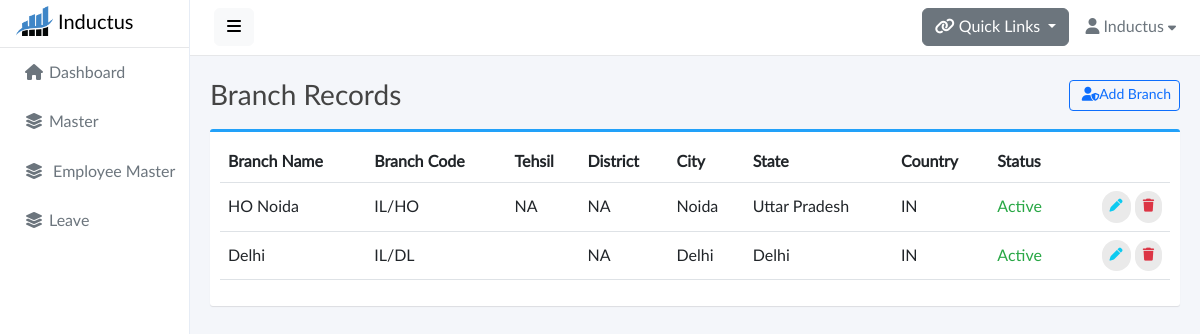
/job-master/branch-master/ (signed in), run on an earlier commit of the app's database.
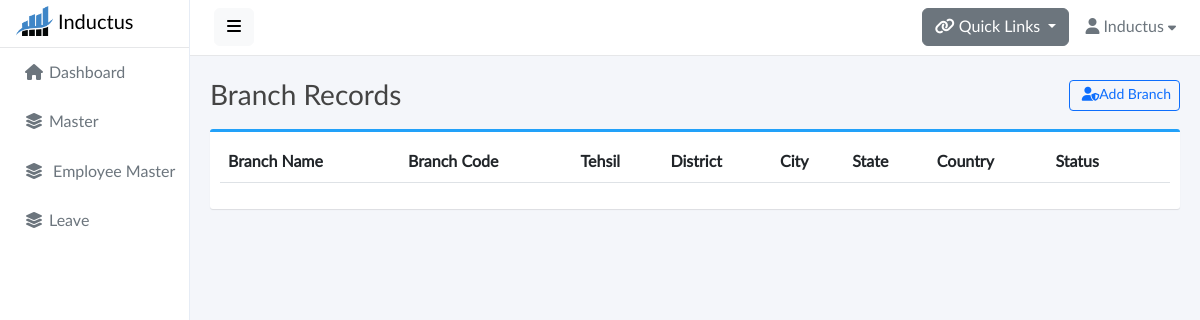
And on a later commit of the database.
### base/models.py (models this page shows, shortened)
class Branch(models.Model):
    id = models.CharField(default=generate_unique_id,primary_key=True,editable=False,max_length=25)
    branch_name = models.CharField(max_length=100,unique=True)
    branch_code = models.CharField(max_length=100,unique=True)
    address = models.CharField(max_length=200,blank=True,null=True)
    tehsil = models.CharField(max_length=100,blank=True,null=True)
    district = models.CharField(max_length=100,blank=True,null=True)
    city = models.CharField(max_length=50,blank=True,null=True)
    state = models.CharField(max_length=50,choices=STATE_CHOICES,blank=True,null=True)
    country = CountryField(blank_label="(select country)")
    status = models.BooleanField()

### base/views.py (the view)
# urls.py: path('job-master/branch-master/',views.BranchMaster,name='branch-master'),
@login_required(login_url='signin')
def BranchMaster(request):
    branch_records = Branch.objects.all()
    if request.method == 'POST':
        branch_form = BranchMasterForm(data=request.POST)
        branch_code = request.POST['branch_code']
        branch_name = request.POST['branch_name']
        branchcode_exist = Branch.objects.filter(branch_code=branch_code).exists() or  Branch.objects.filter(branch_name=branch_name).exists()
        if branchcode_exist:
            messages.error(request, "Branch name or code already Exists")
            return redirect('branch-master')
        if branch_form.is_valid():
            branch_form.save()
            messages.success(request, "Branch added successfully.")
            return redirect('branch-master')
    else:
        branch_form = BranchMasterForm()
    context = {
        'branch_records': branch_records,
        'branch_form': branch_form,
    }
    return render(request, 'branch_master.html', context)

### base/models.py (called while the page is built)
def generate_unique_id():
    return nanoid.generate(size=25)

### base/templates/branch_master.html (shortened to what this page needs)
{% extends 'base.html' %} {% load static %}
{% block start %}
<div class="content">
  <div class="container">
    <div class="page-title">
      <h3>
        Branch Records
        <button
          type="button"
          class="btn btn-sm btn-outline-primary float-end"
          data-bs-toggle="modal"
          data-bs-target="#exampleModal"
        >
          &nbsp;<i class="fas fa-user-shield"></i>Add Branch
        </button>
      </h3>
    </div>
    <div class="box box-primary">
      <div class="box-body">
        <table width="100%" class="table table-hover" id="dataTables-example">
          <thead>
            <tr>
              <th>Branch Name</th>
              <th>Branch Code</th>
              <th>Tehsil</th>
              <th>District</th>
              <th>City</th>
              <th>State</th>
              <th>Country</th>
              <th>Status</th>
              <th></th>
            </tr>
          </thead>
          <tbody>
            {% for branch in branch_records %}
            <tr>
              <td>{{branch.branch_name}}</td>
              <td>{{branch.branch_code}}</td>
              <td>{{branch.tehsil}}</td>
              <td>{{branch.district}}</td>
              <td>{{branch.city}}</td>
              <td>{{branch.state}}</td>
              <td>{{branch.country}}</td>
              {% if branch.status %}
              <td style="color: #28a745">Active</td>
              {% else %}
              <td style="color: #dc3545">In Active</td>
              {% endif %}
              <td class="text-end">
                <a
                  href=""
                  class="btn btn-outline-info btn-rounded"
                  data-bs-toggle="modal"
                  data-bs-target="#editBranchModal{{branch.id}}"
                  ><i class="fas fa-pen"></i
                ></a>
                <a
                  class="btn btn-outline-danger btn-rounded"
                  data-bs-toggle="modal"
                  data-bs-target="#deleteBranchModal{{branch.id}}"
                >
                  <i class="fas fa-trash"></i>
                </a>
              </td>
            </tr>
            {% endfor %}
          </tbody>
        </table>
      </div>
    </div>
  </div>
</div>
{% endblock %}

What changed in the data, as far as the page shows it:
removed Branch: branch_name "HO Noida", branch_code "IL/HO", tehsil "NA", district "NA", city "Noida", state "Uttar Pradesh", country "IN", status "Active"
removed Branch: branch_name "Delhi", branch_code "IL/DL", district "NA", city "Delhi", state "Delhi", country "IN", status "Active"
